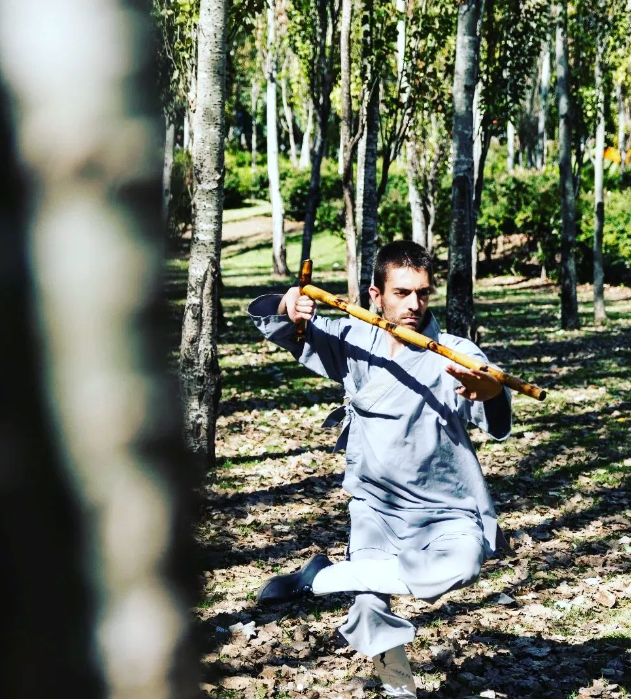
#> input picture imagenes/yo/Captura de pantalla 2024-04-21 095339.png, 631 x 699 px; its folder holds only this picture in this run
$ python grid_yo.py
#> lines starting #> are read from the running program, lines starting #| are printed output that depends on the picture
from PIL import Image
import glob

files = sorted(glob.glob('imagenes/yo/*.*'))
w, h = 250, 250
cols = 3
rows = (len(files) + cols - 1) // cols
grid = Image.new('RGB', (cols * w, rows * h), (255, 255, 255))
#> grid: PIL image 750x250 RGB; every value is 255

for i, f in enumerate(files):
    im = Image.open(f)
#> im is the input picture: PIL image 631x699 RGBA; mean R, G, B, A 110.2, 115.9, 101.4, 255
    im.thumbnail((w, h))
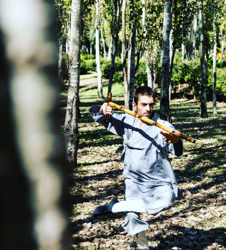
#> im: PIL image 226x250 RGBA; mean R, G, B, A 110.2, 115.9, 101.4, 255
    x = (i % cols) * w + (w - im.width) // 2
#> x = 12
    y = (i // cols) * h + (h - im.height) // 2
#> y = 0
    grid.paste(im, (x, y))
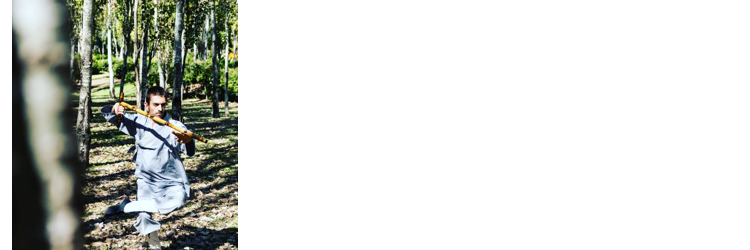
#> grid: PIL image 750x250 RGB; mean R, G, B 211.4, 213.1, 208.7

grid.save('scratch/yo_grid.png')
print('Saved scratch/yo_grid.png')

$ run again, on imagenes/yo/Captura de pantalla 2024-04-21 095803.png
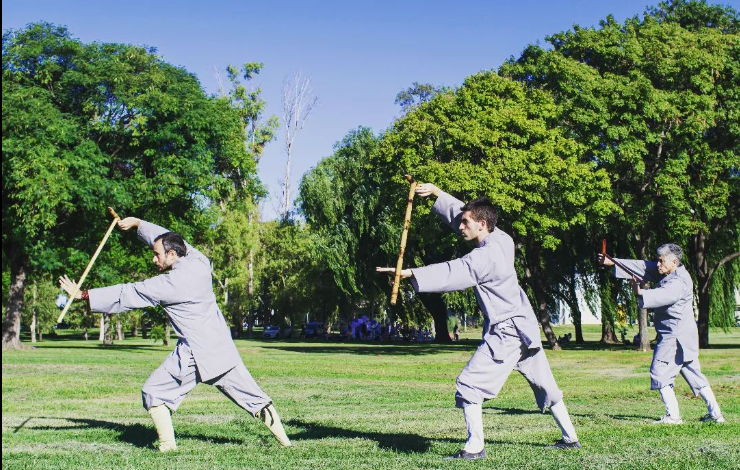
#> input picture imagenes/yo/Captura de pantalla 2024-04-21 095803.png, 740 x 470 px
#> im is the input picture: PIL image 740x470 RGBA; mean R, G, B, A 109.3, 129.3, 104.6, 255
#> `im.thumbnail((w, h))`:
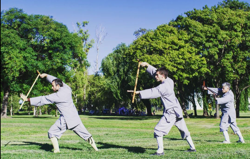
#> im: PIL image 250x159 RGBA; mean R, G, B, A 109.3, 129.3, 104.6, 255
#> `grid.paste(im, (x, y))`:
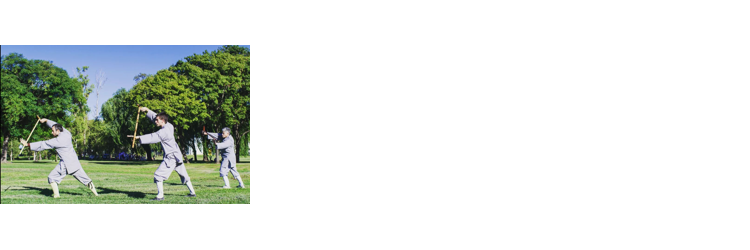
#> grid: PIL image 750x250 RGB; mean R, G, B 224.1, 228.4, 223.1

$ run again, on imagenes/yo/Imagen de WhatsApp 2024-05-04 a las 17.58.49_12d7d571.jpg
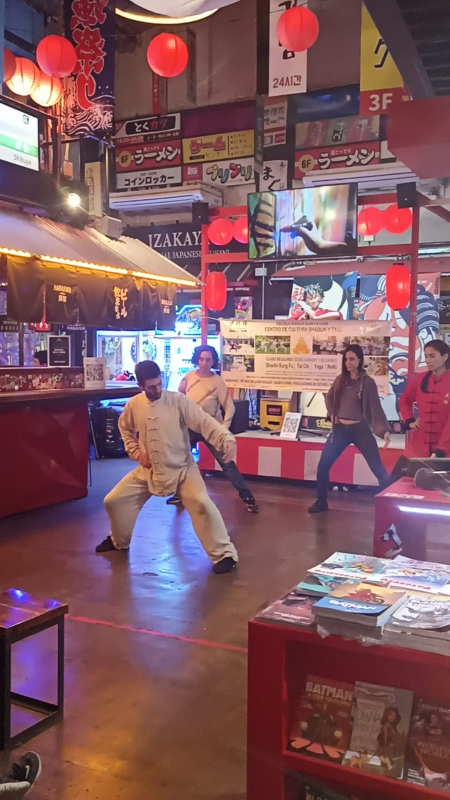
#> input picture imagenes/yo/Imagen de WhatsApp 2024-05-04 a las 17.58.49_12d7d571.jpg, 899 x 1599 px (shown at 1/2 size)
#> im is the input picture: PIL image 899x1599 RGB; mean R, G, B 130.2, 89.7, 97.4
#> `im.thumbnail((w, h))`:
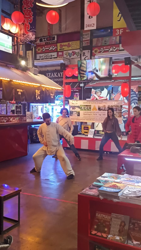
#> im: PIL image 141x250 RGB; mean R, G, B 130.1, 89.6, 97.3
#> `grid.paste(im, (x, y))`:
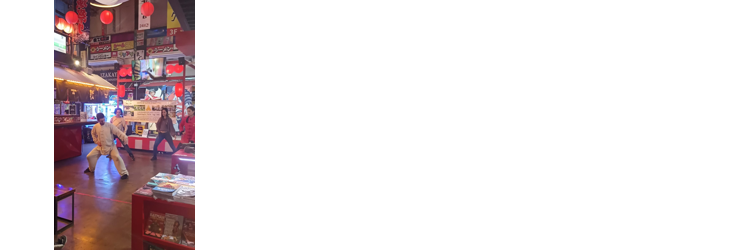
#> grid: PIL image 750x250 RGB; mean R, G, B 231.5, 223.9, 225.4

$ run again, on imagenes/yo/Captura de pantalla 2024-04-21 095439.png
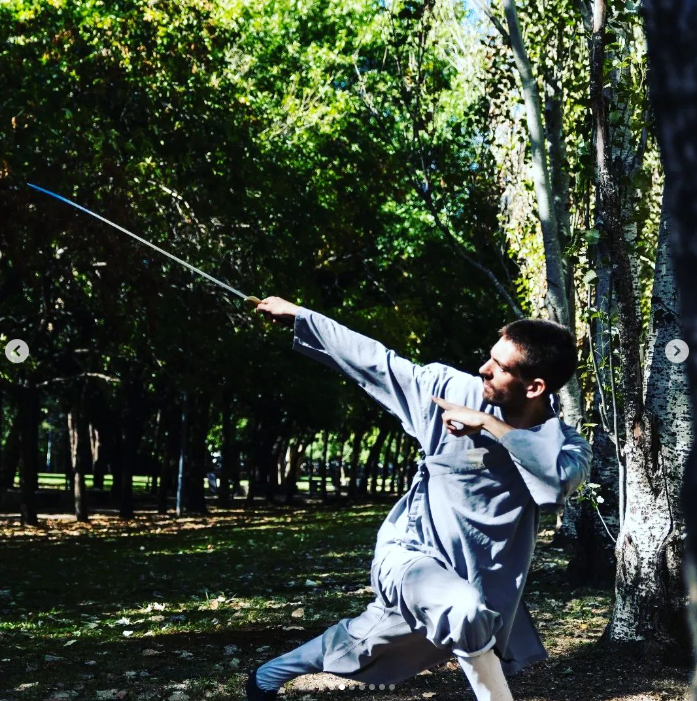
#> input picture imagenes/yo/Captura de pantalla 2024-04-21 095439.png, 697 x 701 px
#> im is the input picture: PIL image 697x701 RGBA; mean R, G, B, A 58, 68.6, 56, 255
#> `im.thumbnail((w, h))`:
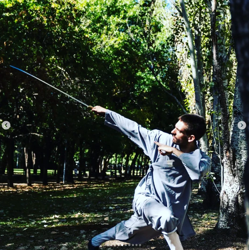
#> im: PIL image 249x250 RGBA; mean R, G, B, A 58, 68.6, 56, 255
#> `grid.paste(im, (x, y))`:
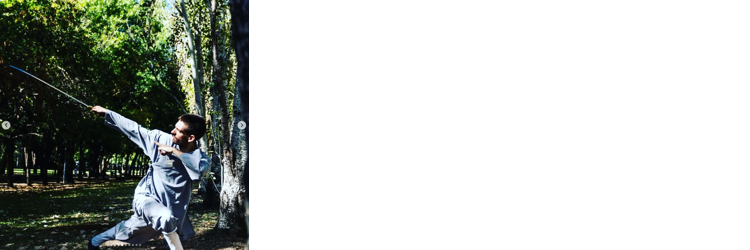
#> grid: PIL image 750x250 RGB; mean R, G, B 189.6, 193.1, 188.9
